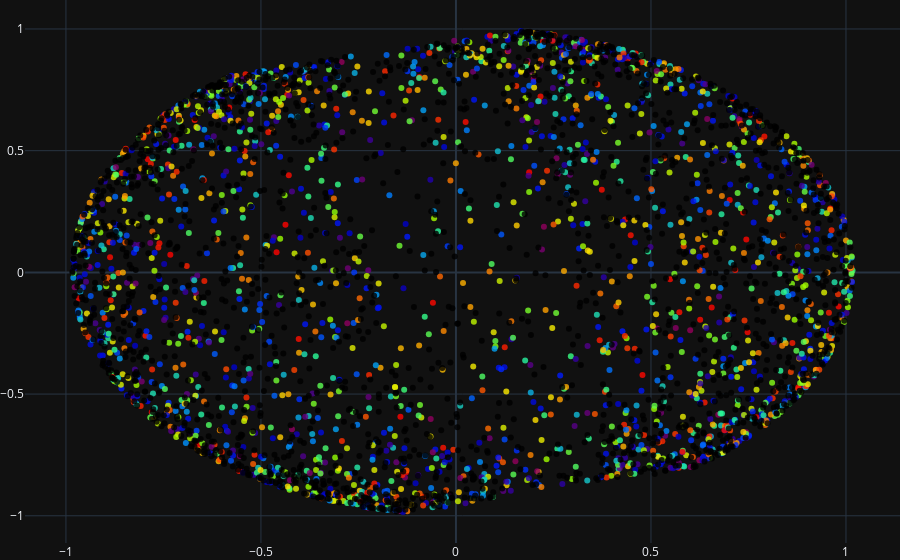

The cell this chart's notebook holds for it:
### Code cell
# Fit PCA object
my_sphere_pca = PCA(n_components=2).fit_transform(sphere_data)

# visualize_the_result
trace_my_sphere_pca = go.Scatter(x= my_sphere_pca[:,0], y= my_sphere_pca[:,1], mode= 'markers', marker= dict(size=6, color=my_colors, colorscale='Rainbow', opacity=0.8))

iplot(go.Figure(data=[trace_my_sphere_pca], layout=layout))

### Figure 1 — Plotly figure (JSON) as saved in the notebook; plotly's stock layout.template omitted (floating-point values rounded to 4 significant figures; data arrays with more than 128 entries replaced by an {"elided": "..."} marker saying what was removed)
{"data": [{"marker": {"color": {"elided": "2000 float values"}, "colorscale": [[0.0, "rgb(150,0,90)"], [0.125, "rgb(0,0,200)"], [0.25, "rgb(0,25,255)"], [0.375, "rgb(0,152,255)"], [0.5, "rgb(44,255,150)"], [0.625, "rgb(151,255,0)"], [0.75, "rgb(255,234,0)"], [0.875, "rgb(255,111,0)"], [1.0, "rgb(255,0,0)"]], "opacity": 0.8, "size": 6}, "mode": "markers", "x": {"elided": "3716 float values"}, "y": {"elided": "3716 float values"}, "type": "scatter"}], "layout": {"margin": {"b": 0, "l": 0, "r": 0, "t": 0}}}
